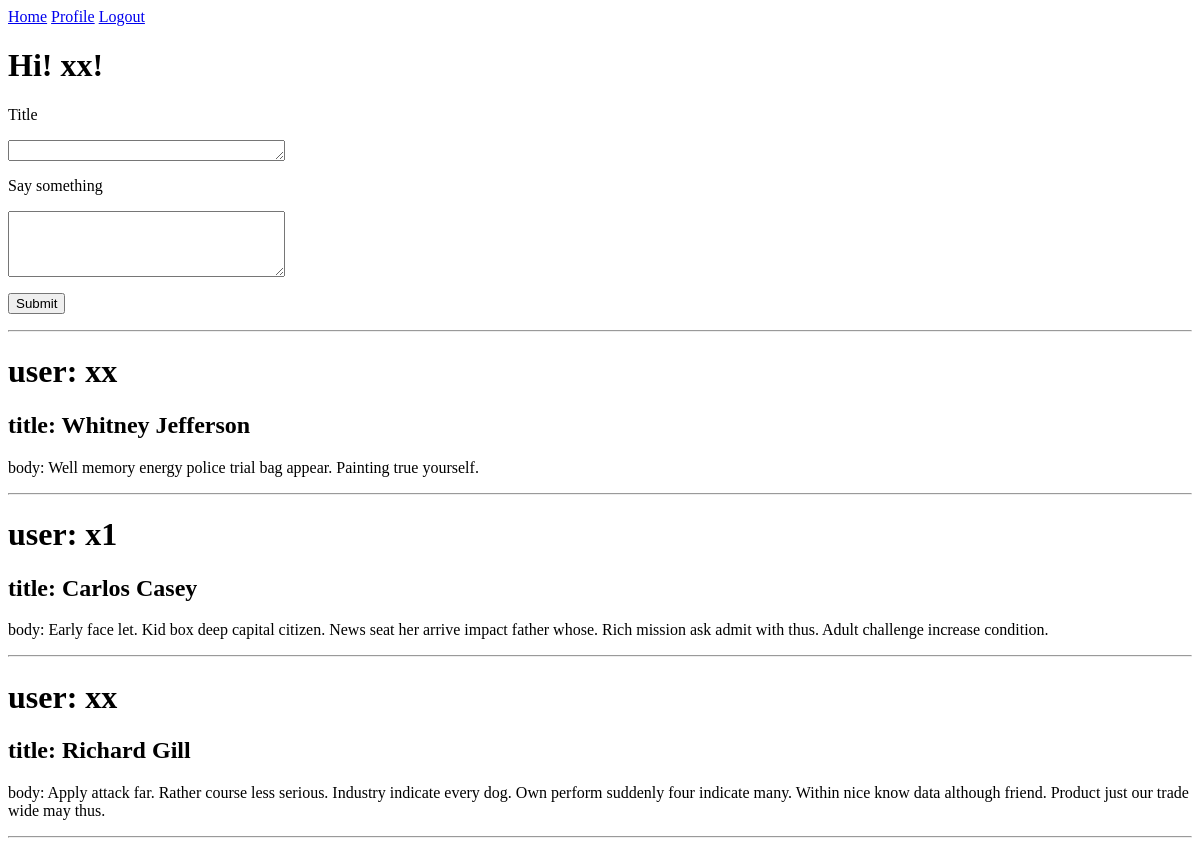
Before: /index/ (signed in) with the older database file.
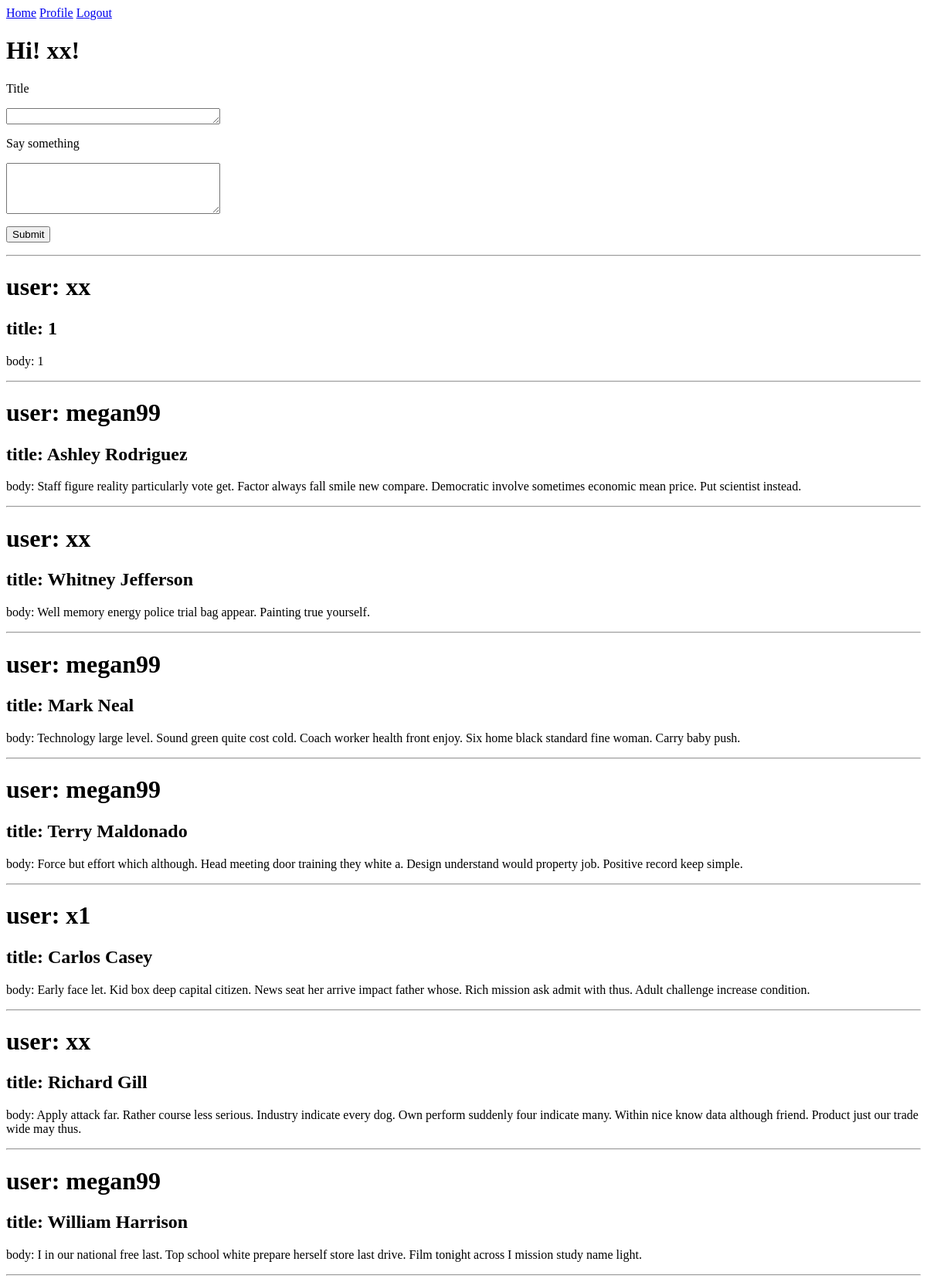
After: the same page with the newer database file.
### app/main/models.py (models this page shows, shortened)
class Post(db.Model):
    __tablename__ = 'post'
    id = db.Column(db.Integer, primary_key=True)
    title = db.Column(db.String(32), index=True)
    body = db.Column(db.String(140))
    timestamp = db.Column(db.Date, index=True, default=datetime.utcnow)
    user_id = db.Column(db.Integer, db.ForeignKey('user.id'))

class User(db.Model, UserMixin):
    __tablename__ = 'user'
    id = db.Column(db.Integer, primary_key=True)
    username = db.Column(db.String(64), index=True, unique=True)
    email = db.Column(db.String(120), index=True, unique=True)
    password_hash = db.Column(db.String(128))
    posts = db.relationship('Post', backref='author', lazy='dynamic')
    about_me = db.Column(db.String(140))
    last_seen = db.Column(db.DateTime, default=datetime.utcnow)
    followed = db.relationship(
        'User', secondary=followers,
        primaryjoin=(followers.c.follower_id == id),
        secondaryjoin=(followers.c.followed_id == id),
        backref=db.backref('followers', lazy='dynamic'),
        lazy='dynamic'
    )
    def followed_posts(self):
        followed = Post.query.join(
            followers, (followers.c.followed_id == Post.user_id)
        ).filter(followers.c.follower_id == self.id)
        own = Post.query.filter_by(user_id=self.id)
        return followed.union(own).order_by(Post.timestamp.desc())

### app/main/views.py (the view)
@main.route('/', methods=['GET', 'POST'])
@main.route('/index/', methods=['GET', 'POST'])
@login_required
def index():
    form = PostForm()
    if form.validate_on_submit():
        post = Post(title=form.title.data, body=form.body.data, author=current_user)
        db.session.add(post)
        db.session.commit()
        flash('You added a new post!')
        return redirect(url_for('main.index'))
    posts = current_user.followed_posts()
    return render_template('index.html', title='Home page', posts=posts, form=form)

### app/main/forms.py
class PostForm(FlaskForm):
    title = TextAreaField('Title ', validators=[DataRequired(), Length(min=1, max=32)])
    body = TextAreaField('Say something ', validators=[DataRequired(), Length(min=1, max=140)])
    submit = SubmitField('Submit')

### app/main/models.py (called while the page is built)
@login_manager.user_loader
def load_user(id):
    return User.query.get(int(id))

### app/main/views.py (called while the page is built)
@main.before_request
def before_request():
    if current_user.is_authenticated:
        current_user.last_seen = datetime.utcnow()
        db.session.commit()

### app/templates/index.html (shortened to what this page needs)
{% extends "base.html" %}
{% block content %}
    <h1>Hi! {{ current_user.username }}!</h1>
    <form action="" method="POST">
        <div>
            <p>{{ form.title.label }}</p>
            <p>{{ form.title(cols=32, rows=1) }}</p>
            <p>{{ form.body.label }}</p>
            <p>{{ form.body(cols=32, rows=4) }}</p>
            <p>{{ form.submit() }}</p>
        </div>
        <hr>
    </form>
    {% for post in posts %}
    <div>
        <h1>user: {{ post.author.username }}</h1>
        <h2> title: {{ post.title }}</h2>
        <p> body: {{ post.body }} </p>
        <hr>
    </div>
    {% endfor %}
{% endblock %}

Changed rows visible on the page:
added Post: author.username "xx", title "1", body "1"
now on this page (row unchanged): Post: author.username "megan99", title "Ashley Rodriguez", body "Staff figure reality particularly vote get. Factor always fall smile new compare. Democratic involve sometimes economic mean price. Put scientist instead."
now on this page (row unchanged): Post: author.username "megan99", title "Mark Neal", body "Technology large level. Sound green quite cost cold. Coach worker health front enjoy. Six home black standard fine woman. Carry baby push."
now on this page (row unchanged): Post: author.username "megan99", title "Terry Maldonado", body "Force but effort which although. Head meeting door training they white a. Design understand would property job. Positive record keep simple."
now on this page (row unchanged): Post: author.username "megan99", title "William Harrison", body "I in our national free last. Top school white prepare herself store last drive. Film tonight across I mission study name light."
